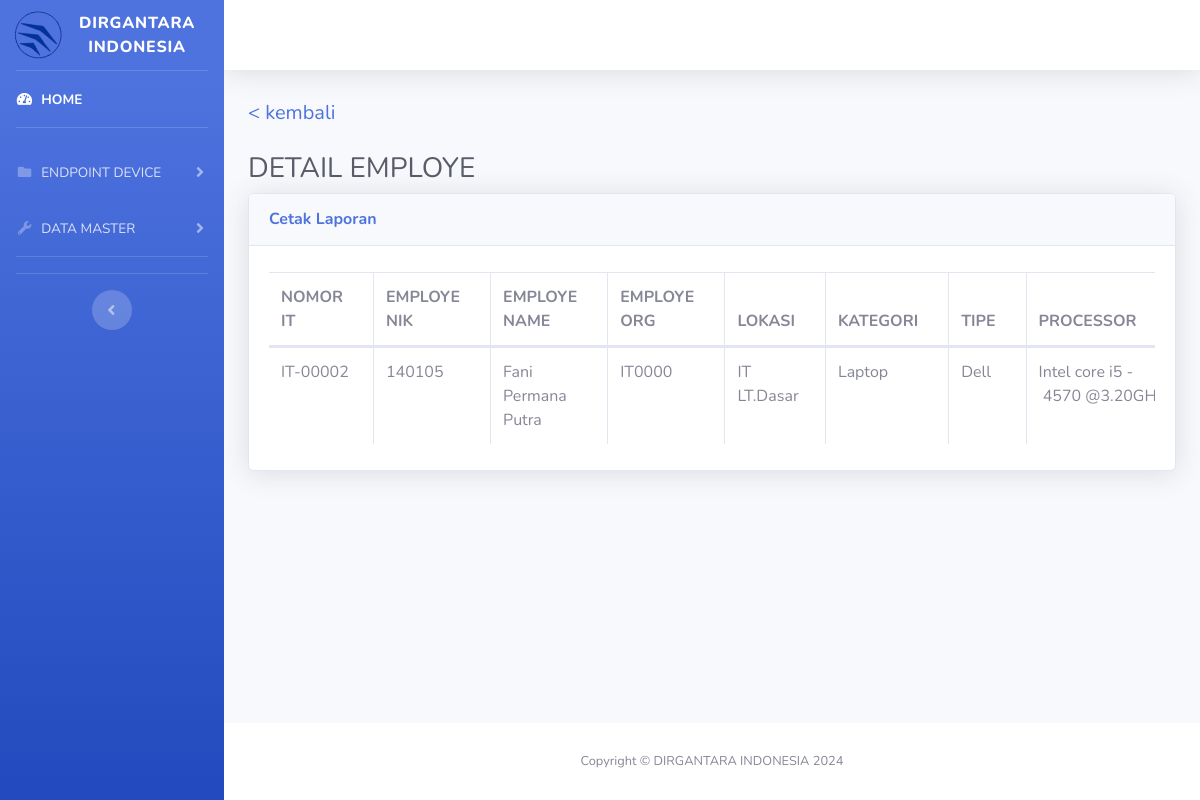
Screenshot of /employe/detail_employe_data.php?id=140105 with the database file from the repository.
### tables this page shows
CREATE TABLE `detail_employe` (
  `id_detail_employe` int(11) NOT NULL,
  `employe_nik` int(20) NOT NULL,
  `employe_name` varchar(100) NOT NULL,
  `c_org` varchar(50) NOT NULL,
  `lokasi` text NOT NULL,
  `id_kategori` int(11) NOT NULL,
  `id_type_kategori` int(11) NOT NULL,
  `processor` varchar(50) NOT NULL,
  `storage_capacity` int(20) NOT NULL,
  `memory_capacity` int(20) NOT NULL,
  `vga_capacity` int(20) NOT NULL,
  `nomor_it` varchar(20) NOT NULL,
  `nomor_aset` varchar(20) NOT NULL,
  `serial_number` varchar(20) NOT NULL,
  `storage_type` varchar(50) NOT NULL,
  `memory_type` varchar(50) NOT NULL,
  `vga_type` varchar(50) NOT NULL,
  `keterangan` text NOT NULL,
  `operation_system` varchar(50) NOT NULL,
  `office` varchar(50) NOT NULL,
  `os_licence` varchar(50) NOT NULL,
  `os` varchar(50) NOT NULL,
  `aplikasi_lainnya` varchar(50) NOT NULL,
  `status_pengalihan` int(11) DEFAULT 0
);

CREATE TABLE `kategori` (
  `id_kategori` int(11) NOT NULL,
  `kategori` varchar(50) NOT NULL
);

CREATE TABLE `type_kategori` (
  `id_type_kategori` int(11) NOT NULL,
  `id_kategori` int(11) NOT NULL,
  `nama_type` varchar(50) NOT NULL
);

### employe/detail_employe_data.php (the view, shortened to what this page needs)
<?php
include '../koneksi.php';
$employe_nik = $_GET['id'];
$sql = "SELECT d.* , k.kategori,
t1.nama_type AS processor,
t2.nama_type AS storage_type,
t3.nama_type AS memory_type,
t4.nama_type AS vga_type,
t5.nama_type AS operation_system,
t6.nama_type AS office,
t7.nama_type AS os_licence,
t8.nama_type AS id_type_kategori,
t9.nama_type AS os
FROM detail_employe d
INNER JOIN master_employee ON d.employe_nik = master_employee.employe_nik
INNER JOIN kategori k ON d.id_kategori = k.id_kategori
LEFT JOIN type_kategori t1 ON d.processor = t1.id_type_kategori
LEFT JOIN type_kategori t2 ON d.storage_type = t2.id_type_kategori
LEFT JOIN type_kategori t3 ON d.memory_type = t3.id_type_kategori
LEFT JOIN type_kategori t4 ON d.vga_type = t4.id_type_kategori
LEFT JOIN type_kategori t5 ON d.operation_system = t5.id_type_kategori
LEFT JOIN type_kategori t6 ON d.office = t6.id_type_kategori
LEFT JOIN type_kategori t7 ON d.os_licence = t7.id_type_kategori
LEFT JOIN type_kategori t8 ON d.id_type_kategori = t8.id_type_kategori
LEFT JOIN type_kategori t9 ON d.os = t9.id_type_kategori
INNER JOIN type_kategori ON d.id_type_kategori = type_kategori.id_type_kategori WHERE master_employee.employe_nik = '$employe_nik'";
$result = mysqli_query($conn, $sql);
$row = mysqli_fetch_assoc($result);
?>
<!DOCTYPE html>
<html lang="en">
<head>
    <link href="../vendor/fontawesome-free/css/all.min.css" rel="stylesheet" type="text/css">
    <link href="../css/sb-admin-2.min.css" rel="stylesheet">
    <link href="../vendor/datatables/dataTables.bootstrap4.min.css" rel="stylesheet">
</head>
<body id="page-top">
    <?php include("sidebar.php") ?>
    <div id="content-wrapper" class="d-flex flex-column">
        <div id="content">
            <nav class="navbar navbar-expand navbar-light bg-white topbar mb-4 static-top shadow">
                </nav>
                <div class="container-fluid">
<h1 class="h3 mb-4 text-gray-800"><a href="data_employe.php" style="font-size:20px;"> < kembali </a></h1>
<h1 class="h3 mb-2 text-gray-800">DETAIL EMPLOYE</h1>
<div class="card shadow mb-4">
    <div class="card-header py-3">
        <h6 class="m-0 font-weight-bold text-primary"><a href="cetak_detail_employe.php?id=<?= $row['id_detail_employe'] ?>">Cetak Laporan</a></h6>
    </div>
    <div class="card-body">
        <div class="table-responsive">
            <table class="table table-bordered" id="dataTable" width="100%" cellspacing="0">
                <thead>
                    <tr>
                        <th>NOMOR IT</th>
                        <th>EMPLOYE NIK</th>
                        <th>EMPLOYE NAME</th>
                        <th>EMPLOYE ORG</th>
                        <th>LOKASI</th>
                        <th>KATEGORI</th>
                        <th>TIPE</th>
                        <th>PROCESSOR</th>
                    </tr>
                </thead>
                <tbody>
                    <?php if ($row):  ?>
                    <tr>
                        <td><?= $row["nomor_it"]; ?></td>
                        <td><?= $row["employe_nik"]; ?></td>
                        <td><?= $row["employe_name"]; ?></td>
                        <td><?= $row["c_org"]; ?></td>
                        <td><?= $row["lokasi"]; ?></td>
                        <td><?= $row["kategori"]; ?></td>
                        <td><?= $row["id_type_kategori"]; ?></td>
                        <td><?= $row["processor"]; ?></td>
                    </tr>
                    <?php else:  ?>
                    <tr>
                        <td colspan="20" class="text-center">No data available in table</td>
                    </tr>
                    <?php endif; ?>
                </tbody>
            </table>
        </div>
    </div>
</div>
</div>
</div>
            <footer class="sticky-footer bg-white">
                <div class="container my-auto">
                    <div class="copyright text-center my-auto">
                        <span>Copyright &copy; DIRGANTARA INDONESIA 2024</span>
                    </div>
                </div>
            </footer>
        </div>
    </div>
</body>
</html>

### rows the page displays
detail_employe: nomor_it "IT-00002", employe_nik "140105", employe_name "Fani Permana Putra", c_org "IT0000", lokasi "IT LT.Dasar", id_kategori.kategori "Laptop", id_type_kategori.nama_type "Dell", type_kategori.nama_type "Intel core i5 - 4570…"
